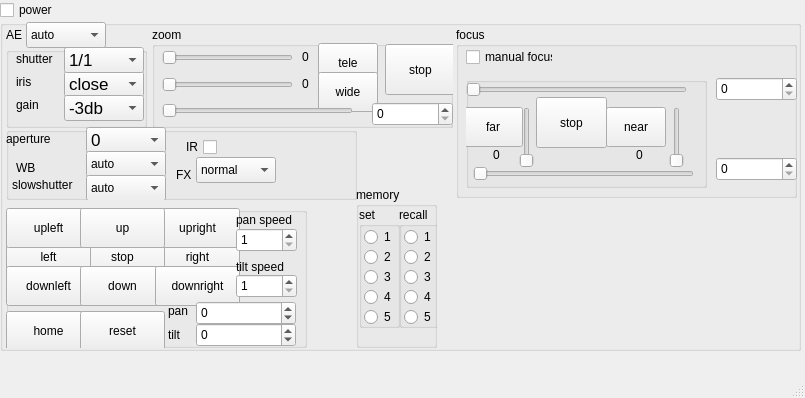
<?xml version="1.0" encoding="UTF-8"?>
<ui version="4.0">
 <class>MainWindow</class>
 <widget class="QMainWindow" name="MainWindow">
  <property name="geometry">
   <rect>
    <x>0</x>
    <y>0</y>
    <width>805</width>
    <height>398</height>
   </rect>
  </property>
  <property name="windowTitle">
   <string>MainWindow</string>
  </property>
  <widget class="QWidget" name="centralwidget">
   <widget class="QCheckBox" name="power">
    <property name="geometry">
     <rect>
      <x>0</x>
      <y>0</y>
      <width>87</width>
      <height>20</height>
     </rect>
    </property>
    <property name="text">
     <string>power</string>
    </property>
   </widget>
   <widget class="QGroupBox" name="visca_group">
    <property name="geometry">
     <rect>
      <x>0</x>
      <y>20</y>
      <width>801</width>
      <height>331</height>
     </rect>
    </property>
    <property name="title">
     <string/>
    </property>
    <widget class="QGroupBox" name="focus_group">
     <property name="geometry">
      <rect>
       <x>456</x>
       <y>7</y>
       <width>341</width>
       <height>171</height>
      </rect>
     </property>
     <property name="title">
      <string>focus</string>
     </property>
     <widget class="QSpinBox" name="focus_direct_value">
      <property name="geometry">
       <rect>
        <x>260</x>
        <y>50</y>
        <width>81</width>
        <height>24</height>
       </rect>
      </property>
      <property name="keyboardTracking">
       <bool>false</bool>
      </property>
      <property name="maximum">
       <number>54536</number>
      </property>
     </widget>
     <widget class="QGroupBox" name="focus_manual_group">
      <property name="geometry">
       <rect>
        <x>10</x>
        <y>50</y>
        <width>241</width>
        <height>111</height>
       </rect>
      </property>
      <property name="title">
       <string/>
      </property>
      <widget class="QLabel" name="focus_far_speed_label">
       <property name="geometry">
        <rect>
         <x>27</x>
         <y>70</y>
         <width>21</width>
         <height>16</height>
        </rect>
       </property>
       <property name="text">
        <string>0</string>
       </property>
      </widget>
      <widget class="QPushButton" name="focus_far">
       <property name="geometry">
        <rect>
         <x>-3</x>
         <y>30</y>
         <width>60</width>
         <height>40</height>
        </rect>
       </property>
       <property name="text">
        <string>far</string>
       </property>
      </widget>
      <widget class="QSlider" name="focus_direct">
       <property name="geometry">
        <rect>
         <x>0</x>
         <y>2</y>
         <width>221</width>
         <height>22</height>
        </rect>
       </property>
       <property name="maximum">
        <number>65536</number>
       </property>
       <property name="orientation">
        <enum>Qt::Horizontal</enum>
       </property>
      </widget>
      <widget class="QSlider" name="focus_nearlimit">
       <property name="geometry">
        <rect>
         <x>7</x>
         <y>86</y>
         <width>221</width>
         <height>22</height>
        </rect>
       </property>
       <property name="maximum">
        <number>65536</number>
       </property>
       <property name="orientation">
        <enum>Qt::Horizontal</enum>
       </property>
      </widget>
      <widget class="QSlider" name="focus_far_speed">
       <property name="geometry">
        <rect>
         <x>40</x>
         <y>30</y>
         <width>41</width>
         <height>61</height>
        </rect>
       </property>
       <property name="maximum">
        <number>7</number>
       </property>
       <property name="orientation">
        <enum>Qt::Vertical</enum>
       </property>
      </widget>
      <widget class="QPushButton" name="focus_stop">
       <property name="geometry">
        <rect>
         <x>70</x>
         <y>20</y>
         <width>71</width>
         <height>51</height>
        </rect>
       </property>
       <property name="text">
        <string>stop</string>
       </property>
      </widget>
      <widget class="QPushButton" name="focus_near">
       <property name="geometry">
        <rect>
         <x>140</x>
         <y>30</y>
         <width>60</width>
         <height>40</height>
        </rect>
       </property>
       <property name="text">
        <string>near</string>
       </property>
      </widget>
      <widget class="QLabel" name="focus_near_speed_label">
       <property name="geometry">
        <rect>
         <x>170</x>
         <y>70</y>
         <width>21</width>
         <height>16</height>
        </rect>
       </property>
       <property name="text">
        <string>0</string>
       </property>
      </widget>
      <widget class="QSlider" name="focus_near_speed">
       <property name="geometry">
        <rect>
         <x>190</x>
         <y>30</y>
         <width>41</width>
         <height>61</height>
        </rect>
       </property>
       <property name="maximum">
        <number>7</number>
       </property>
       <property name="orientation">
        <enum>Qt::Vertical</enum>
       </property>
      </widget>
     </widget>
     <widget class="QSpinBox" name="focus_nearlimit_value">
      <property name="geometry">
       <rect>
        <x>260</x>
        <y>130</y>
        <width>81</width>
        <height>24</height>
       </rect>
      </property>
      <property name="keyboardTracking">
       <bool>false</bool>
      </property>
      <property name="maximum">
       <number>54536</number>
      </property>
     </widget>
     <widget class="QCheckBox" name="focus_auto">
      <property name="geometry">
       <rect>
        <x>10</x>
        <y>20</y>
        <width>87</width>
        <height>20</height>
       </rect>
      </property>
      <property name="text">
       <string>manual focus</string>
      </property>
     </widget>
    </widget>
    <widget class="QGroupBox" name="memory_group">
     <property name="geometry">
      <rect>
       <x>356</x>
       <y>167</y>
       <width>81</width>
       <height>161</height>
      </rect>
     </property>
     <property name="title">
      <string>memory</string>
     </property>
     <widget class="QGroupBox" name="memory_recall_group">
      <property name="geometry">
       <rect>
        <x>43</x>
        <y>20</y>
        <width>41</width>
        <height>121</height>
       </rect>
      </property>
      <property name="title">
       <string>recall</string>
      </property>
      <widget class="QRadioButton" name="mem_recall_1">
       <property name="geometry">
        <rect>
         <x>5</x>
         <y>20</y>
         <width>31</width>
         <height>20</height>
        </rect>
       </property>
       <property name="text">
        <string>1</string>
       </property>
      </widget>
      <widget class="QRadioButton" name="mem_recall_2">
       <property name="geometry">
        <rect>
         <x>5</x>
         <y>40</y>
         <width>31</width>
         <height>20</height>
        </rect>
       </property>
       <property name="text">
        <string>2</string>
       </property>
      </widget>
      <widget class="QRadioButton" name="mem_recall_3">
       <property name="geometry">
        <rect>
         <x>5</x>
         <y>60</y>
         <width>31</width>
         <height>20</height>
        </rect>
       </property>
       <property name="text">
        <string>3</string>
       </property>
      </widget>
      <widget class="QRadioButton" name="mem_recall_4">
       <property name="geometry">
        <rect>
         <x>5</x>
         <y>80</y>
         <width>31</width>
         <height>20</height>
        </rect>
       </property>
       <property name="text">
        <string>4</string>
       </property>
      </widget>
      <widget class="QRadioButton" name="mem_recall_5">
       <property name="geometry">
        <rect>
         <x>5</x>
         <y>100</y>
         <width>31</width>
         <height>20</height>
        </rect>
       </property>
       <property name="text">
        <string>5</string>
       </property>
      </widget>
     </widget>
     <widget class="QGroupBox" name="memory_set_group">
      <property name="geometry">
       <rect>
        <x>3</x>
        <y>20</y>
        <width>41</width>
        <height>121</height>
       </rect>
      </property>
      <property name="title">
       <string>set</string>
      </property>
      <widget class="QRadioButton" name="mem_set_1">
       <property name="geometry">
        <rect>
         <x>5</x>
         <y>20</y>
         <width>31</width>
         <height>20</height>
        </rect>
       </property>
       <property name="text">
        <string>1</string>
       </property>
      </widget>
      <widget class="QRadioButton" name="mem_set_2">
       <property name="geometry">
        <rect>
         <x>5</x>
         <y>40</y>
         <width>31</width>
         <height>20</height>
        </rect>
       </property>
       <property name="text">
        <string>2</string>
       </property>
      </widget>
      <widget class="QRadioButton" name="mem_set_3">
       <property name="geometry">
        <rect>
         <x>5</x>
         <y>60</y>
         <width>31</width>
         <height>20</height>
        </rect>
       </property>
       <property name="text">
        <string>3</string>
       </property>
      </widget>
      <widget class="QRadioButton" name="mem_set_4">
       <property name="geometry">
        <rect>
         <x>5</x>
         <y>80</y>
         <width>31</width>
         <height>20</height>
        </rect>
       </property>
       <property name="text">
        <string>4</string>
       </property>
      </widget>
      <widget class="QRadioButton" name="mem_set_5">
       <property name="geometry">
        <rect>
         <x>5</x>
         <y>100</y>
         <width>31</width>
         <height>20</height>
        </rect>
       </property>
       <property name="text">
        <string>5</string>
       </property>
      </widget>
     </widget>
    </widget>
    <widget class="QGroupBox" name="zoom_grou">
     <property name="geometry">
      <rect>
       <x>152</x>
       <y>7</y>
       <width>301</width>
       <height>101</height>
      </rect>
     </property>
     <property name="title">
      <string>zoom</string>
     </property>
     <widget class="QSlider" name="zoom_wide_speed">
      <property name="geometry">
       <rect>
        <x>10</x>
        <y>47</y>
        <width>131</width>
        <height>22</height>
       </rect>
      </property>
      <property name="maximum">
       <number>7</number>
      </property>
      <property name="pageStep">
       <number>7</number>
      </property>
      <property name="orientation">
       <enum>Qt::Horizontal</enum>
      </property>
     </widget>
     <widget class="QSlider" name="zoom_direct">
      <property name="geometry">
       <rect>
        <x>10</x>
        <y>73</y>
        <width>191</width>
        <height>22</height>
       </rect>
      </property>
      <property name="maximum">
       <number>16384</number>
      </property>
      <property name="orientation">
       <enum>Qt::Horizontal</enum>
      </property>
     </widget>
     <widget class="QSlider" name="zoom_tele_speed">
      <property name="geometry">
       <rect>
        <x>10</x>
        <y>20</y>
        <width>131</width>
        <height>22</height>
       </rect>
      </property>
      <property name="maximum">
       <number>7</number>
      </property>
      <property name="pageStep">
       <number>7</number>
      </property>
      <property name="orientation">
       <enum>Qt::Horizontal</enum>
      </property>
     </widget>
     <widget class="QPushButton" name="zoom_tele">
      <property name="geometry">
       <rect>
        <x>166</x>
        <y>16</y>
        <width>60</width>
        <height>40</height>
       </rect>
      </property>
      <property name="text">
       <string>tele</string>
      </property>
     </widget>
     <widget class="QPushButton" name="zoom_stop">
      <property name="geometry">
       <rect>
        <x>233</x>
        <y>17</y>
        <width>71</width>
        <height>51</height>
       </rect>
      </property>
      <property name="text">
       <string>stop</string>
      </property>
     </widget>
     <widget class="QSpinBox" name="zoom_direct_value">
      <property name="geometry">
       <rect>
        <x>220</x>
        <y>75</y>
        <width>81</width>
        <height>24</height>
       </rect>
      </property>
      <property name="keyboardTracking">
       <bool>false</bool>
      </property>
      <property name="minimum">
       <number>0</number>
      </property>
      <property name="maximum">
       <number>16384</number>
      </property>
     </widget>
     <widget class="QPushButton" name="zoom_wide">
      <property name="geometry">
       <rect>
        <x>166</x>
        <y>45</y>
        <width>60</width>
        <height>40</height>
       </rect>
      </property>
      <property name="text">
       <string>wide</string>
      </property>
     </widget>
     <widget class="QLabel" name="zoom_tele_speed_label">
      <property name="geometry">
       <rect>
        <x>150</x>
        <y>22</y>
        <width>21</width>
        <height>16</height>
       </rect>
      </property>
      <property name="text">
       <string>0</string>
      </property>
     </widget>
     <widget class="QLabel" name="zoom_wide_speed_label">
      <property name="geometry">
       <rect>
        <x>150</x>
        <y>49</y>
        <width>21</width>
        <height>16</height>
       </rect>
      </property>
      <property name="text">
       <string>0</string>
      </property>
     </widget>
     <zorder>zoom_tele</zorder>
     <zorder>zoom_wide</zorder>
     <zorder>zoom_wide_speed</zorder>
     <zorder>zoom_direct</zorder>
     <zorder>zoom_tele_speed</zorder>
     <zorder>zoom_stop</zorder>
     <zorder>zoom_direct_value</zorder>
     <zorder>zoom_tele_speed_label</zorder>
     <zorder>zoom_wide_speed_label</zorder>
    </widget>
    <widget class="QGroupBox" name="AE_manual">
     <property name="geometry">
      <rect>
       <x>6</x>
       <y>27</y>
       <width>141</width>
       <height>81</height>
      </rect>
     </property>
     <property name="title">
      <string/>
     </property>
     <widget class="QComboBox" name="iris">
      <property name="geometry">
       <rect>
        <x>58</x>
        <y>24</y>
        <width>80</width>
        <height>26</height>
       </rect>
      </property>
      <property name="font">
       <font>
        <pointsize>13</pointsize>
       </font>
      </property>
      <item>
       <property name="text">
        <string>close</string>
       </property>
      </item>
      <item>
       <property name="text">
        <string>F14</string>
       </property>
      </item>
      <item>
       <property name="text">
        <string>F11</string>
       </property>
      </item>
      <item>
       <property name="text">
        <string>F9.6</string>
       </property>
      </item>
      <item>
       <property name="text">
        <string>F8</string>
       </property>
      </item>
      <item>
       <property name="text">
        <string>F6.8</string>
       </property>
      </item>
      <item>
       <property name="text">
        <string>F5.6</string>
       </property>
      </item>
      <item>
       <property name="text">
        <string>F4.8</string>
       </property>
      </item>
      <item>
       <property name="text">
        <string>F4</string>
       </property>
      </item>
      <item>
       <property name="text">
        <string>F3.4</string>
       </property>
      </item>
      <item>
       <property name="text">
        <string>F2.8</string>
       </property>
      </item>
      <item>
       <property name="text">
        <string>F2.4</string>
       </property>
      </item>
      <item>
       <property name="text">
        <string>F2</string>
       </property>
      </item>
      <item>
       <property name="text">
        <string>F1.6</string>
       </property>
      </item>
     </widget>
     <widget class="QLabel" name="iris_label">
      <property name="geometry">
       <rect>
        <x>10</x>
        <y>27</y>
        <width>21</width>
        <height>16</height>
       </rect>
      </property>
      <property name="text">
       <string>iris</string>
      </property>
     </widget>
     <widget class="QLabel" name="shutter_label">
      <property name="geometry">
       <rect>
        <x>10</x>
        <y>4</y>
        <width>51</width>
        <height>16</height>
       </rect>
      </property>
      <property name="text">
       <string>shutter</string>
      </property>
     </widget>
     <widget class="QLabel" name="gain_label">
      <property name="geometry">
       <rect>
        <x>10</x>
        <y>50</y>
        <width>31</width>
        <height>16</height>
       </rect>
      </property>
      <property name="text">
       <string>gain</string>
      </property>
     </widget>
     <widget class="QComboBox" name="shutter">
      <property name="geometry">
       <rect>
        <x>58</x>
        <y>0</y>
        <width>80</width>
        <height>26</height>
       </rect>
      </property>
      <property name="font">
       <font>
        <pointsize>13</pointsize>
       </font>
      </property>
      <item>
       <property name="text">
        <string>1/1</string>
       </property>
      </item>
      <item>
       <property name="text">
        <string>1/2</string>
       </property>
      </item>
      <item>
       <property name="text">
        <string>1/3</string>
       </property>
      </item>
      <item>
       <property name="text">
        <string>1/6</string>
       </property>
      </item>
      <item>
       <property name="text">
        <string>1/12</string>
       </property>
      </item>
      <item>
       <property name="text">
        <string>1/25</string>
       </property>
      </item>
      <item>
       <property name="text">
        <string>1/50</string>
       </property>
      </item>
      <item>
       <property name="text">
        <string>1/75</string>
       </property>
      </item>
      <item>
       <property name="text">
        <string>1/100</string>
       </property>
      </item>
      <item>
       <property name="text">
        <string>1/120</string>
       </property>
      </item>
      <item>
       <property name="text">
        <string>1/150</string>
       </property>
      </item>
      <item>
       <property name="text">
        <string>1/215</string>
       </property>
      </item>
      <item>
       <property name="text">
        <string>1/300</string>
       </property>
      </item>
      <item>
       <property name="text">
        <string>1/425</string>
       </property>
      </item>
      <item>
       <property name="text">
        <string>1/600</string>
       </property>
      </item>
      <item>
       <property name="text">
        <string>1/1000</string>
       </property>
      </item>
      <item>
       <property name="text">
        <string>1/1250</string>
       </property>
      </item>
      <item>
       <property name="text">
        <string>1/1750</string>
       </property>
      </item>
      <item>
       <property name="text">
        <string>1/2500</string>
       </property>
      </item>
      <item>
       <property name="text">
        <string>1/3500</string>
       </property>
      </item>
      <item>
       <property name="text">
        <string>1/6000</string>
       </property>
      </item>
      <item>
       <property name="text">
        <string>1/10000</string>
       </property>
      </item>
     </widget>
     <widget class="QComboBox" name="gain">
      <property name="geometry">
       <rect>
        <x>58</x>
        <y>48</y>
        <width>80</width>
        <height>26</height>
       </rect>
      </property>
      <property name="font">
       <font>
        <pointsize>13</pointsize>
       </font>
      </property>
      <item>
       <property name="text">
        <string>-3db</string>
       </property>
      </item>
      <item>
       <property name="text">
        <string>0db</string>
       </property>
      </item>
      <item>
       <property name="text">
        <string>2db</string>
       </property>
      </item>
      <item>
       <property name="text">
        <string>4db</string>
       </property>
      </item>
      <item>
       <property name="text">
        <string>6db</string>
       </property>
      </item>
      <item>
       <property name="text">
        <string>8db</string>
       </property>
      </item>
      <item>
       <property name="text">
        <string>10db</string>
       </property>
      </item>
      <item>
       <property name="text">
        <string>12db</string>
       </property>
      </item>
      <item>
       <property name="text">
        <string>14db</string>
       </property>
      </item>
      <item>
       <property name="text">
        <string>16db</string>
       </property>
      </item>
      <item>
       <property name="text">
        <string>18db</string>
       </property>
      </item>
      <item>
       <property name="text">
        <string>20db</string>
       </property>
      </item>
      <item>
       <property name="text">
        <string>22db</string>
       </property>
      </item>
      <item>
       <property name="text">
        <string>24db</string>
       </property>
      </item>
      <item>
       <property name="text">
        <string>26db</string>
       </property>
      </item>
      <item>
       <property name="text">
        <string>28db</string>
       </property>
      </item>
     </widget>
    </widget>
    <widget class="QLabel" name="AE_label">
     <property name="geometry">
      <rect>
       <x>6</x>
       <y>7</y>
       <width>31</width>
       <height>16</height>
      </rect>
     </property>
     <property name="text">
      <string>AE</string>
     </property>
    </widget>
    <widget class="QComboBox" name="AE">
     <property name="geometry">
      <rect>
       <x>26</x>
       <y>2</y>
       <width>80</width>
       <height>26</height>
      </rect>
     </property>
     <item>
      <property name="text">
       <string>auto</string>
      </property>
     </item>
     <item>
      <property name="text">
       <string>manual</string>
      </property>
     </item>
     <item>
      <property name="text">
       <string>shutter</string>
      </property>
     </item>
     <item>
      <property name="text">
       <string>iris</string>
      </property>
     </item>
    </widget>
    <widget class="QGroupBox" name="pt_group">
     <property name="geometry">
      <rect>
       <x>6</x>
       <y>187</y>
       <width>301</width>
       <height>141</height>
      </rect>
     </property>
     <property name="title">
      <string/>
     </property>
     <widget class="QPushButton" name="right">
      <property name="geometry">
       <rect>
        <x>149</x>
        <y>30</y>
        <width>85</width>
        <height>40</height>
       </rect>
      </property>
      <property name="text">
       <string>right</string>
      </property>
     </widget>
     <widget class="QPushButton" name="stop">
      <property name="geometry">
       <rect>
        <x>74</x>
        <y>30</y>
        <width>85</width>
        <height>40</height>
       </rect>
      </property>
      <property name="text">
       <string>stop</string>
      </property>
     </widget>
     <widget class="QPushButton" name="left">
      <property name="geometry">
       <rect>
        <x>0</x>
        <y>30</y>
        <width>85</width>
        <height>40</height>
       </rect>
      </property>
      <property name="text">
       <string>left</string>
      </property>
     </widget>
     <widget class="QPushButton" name="upleft">
      <property name="geometry">
       <rect>
        <x>0</x>
        <y>1</y>
        <width>85</width>
        <height>40</height>
       </rect>
      </property>
      <property name="text">
       <string>upleft</string>
      </property>
     </widget>
     <widget class="QPushButton" name="upright">
      <property name="geometry">
       <rect>
        <x>149</x>
        <y>1</y>
        <width>85</width>
        <height>40</height>
       </rect>
      </property>
      <property name="text">
       <string>upright</string>
      </property>
     </widget>
     <widget class="QPushButton" name="up">
      <property name="geometry">
       <rect>
        <x>74</x>
        <y>1</y>
        <width>85</width>
        <height>40</height>
       </rect>
      </property>
      <property name="text">
       <string>up</string>
      </property>
     </widget>
     <widget class="QPushButton" name="downleft">
      <property name="geometry">
       <rect>
        <x>0</x>
        <y>59</y>
        <width>85</width>
        <height>40</height>
       </rect>
      </property>
      <property name="text">
       <string>downleft</string>
      </property>
     </widget>
     <widget class="QPushButton" name="down">
      <property name="geometry">
       <rect>
        <x>74</x>
        <y>59</y>
        <width>85</width>
        <height>40</height>
       </rect>
      </property>
      <property name="text">
       <string>down</string>
      </property>
     </widget>
     <widget class="QPushButton" name="downright">
      <property name="geometry">
       <rect>
        <x>149</x>
        <y>59</y>
        <width>85</width>
        <height>40</height>
       </rect>
      </property>
      <property name="text">
       <string>downright</string>
      </property>
     </widget>
     <widget class="QSpinBox" name="pan_speed">
      <property name="geometry">
       <rect>
        <x>230</x>
        <y>21</y>
        <width>61</width>
        <height>24</height>
       </rect>
      </property>
      <property name="keyboardTracking">
       <bool>false</bool>
      </property>
      <property name="minimum">
       <number>1</number>
      </property>
      <property name="maximum">
       <number>18</number>
      </property>
     </widget>
     <widget class="QSpinBox" name="tilt_speed">
      <property name="geometry">
       <rect>
        <x>230</x>
        <y>67</y>
        <width>61</width>
        <height>24</height>
       </rect>
      </property>
      <property name="keyboardTracking">
       <bool>false</bool>
      </property>
      <property name="minimum">
       <number>1</number>
      </property>
      <property name="maximum">
       <number>17</number>
      </property>
     </widget>
     <widget class="QLabel" name="pan_speed_label">
      <property name="geometry">
       <rect>
        <x>230</x>
        <y>5</y>
        <width>71</width>
        <height>16</height>
       </rect>
      </property>
      <property name="text">
       <string>pan speed</string>
      </property>
     </widget>
     <widget class="QLabel" name="tilt_speed_label">
      <property name="geometry">
       <rect>
        <x>230</x>
        <y>52</y>
        <width>71</width>
        <height>16</height>
       </rect>
      </property>
      <property name="text">
       <string>tilt speed</string>
      </property>
     </widget>
     <widget class="QPushButton" name="home">
      <property name="geometry">
       <rect>
        <x>0</x>
        <y>104</y>
        <width>85</width>
        <height>40</height>
       </rect>
      </property>
      <property name="text">
       <string>home</string>
      </property>
     </widget>
     <widget class="QPushButton" name="reset">
      <property name="geometry">
       <rect>
        <x>74</x>
        <y>104</y>
        <width>85</width>
        <height>40</height>
       </rect>
      </property>
      <property name="text">
       <string>reset</string>
      </property>
     </widget>
     <widget class="QSpinBox" name="pan">
      <property name="geometry">
       <rect>
        <x>190</x>
        <y>94</y>
        <width>100</width>
        <height>24</height>
       </rect>
      </property>
      <property name="keyboardTracking">
       <bool>false</bool>
      </property>
      <property name="minimum">
       <number>-999999</number>
      </property>
      <property name="maximum">
       <number>999999</number>
      </property>
     </widget>
     <widget class="QSpinBox" name="tilt">
      <property name="geometry">
       <rect>
        <x>190</x>
        <y>116</y>
        <width>100</width>
        <height>24</height>
       </rect>
      </property>
      <property name="keyboardTracking">
       <bool>false</bool>
      </property>
      <property name="minimum">
       <number>-999999</number>
      </property>
      <property name="maximum">
       <number>999999</number>
      </property>
     </widget>
     <widget class="QLabel" name="pan_speed_label_2">
      <property name="geometry">
       <rect>
        <x>162</x>
        <y>96</y>
        <width>31</width>
        <height>16</height>
       </rect>
      </property>
      <property name="text">
       <string>pan</string>
      </property>
     </widget>
     <widget class="QLabel" name="pan_speed_label_3">
      <property name="geometry">
       <rect>
        <x>162</x>
        <y>120</y>
        <width>31</width>
        <height>16</height>
       </rect>
      </property>
      <property name="text">
       <string>tilt</string>
      </property>
     </widget>
    </widget>
    <widget class="QGroupBox" name="AE_manual_2">
     <property name="geometry">
      <rect>
       <x>6</x>
       <y>107</y>
       <width>351</width>
       <height>73</height>
      </rect>
     </property>
     <property name="title">
      <string/>
     </property>
     <widget class="QLabel" name="aperture_label">
      <property name="geometry">
       <rect>
        <x>0</x>
        <y>4</y>
        <width>61</width>
        <height>16</height>
       </rect>
      </property>
      <property name="text">
       <string>aperture</string>
      </property>
     </widget>
     <widget class="QComboBox" name="aperture">
      <property name="geometry">
       <rect>
        <x>80</x>
        <y>0</y>
        <width>80</width>
        <height>26</height>
       </rect>
      </property>
      <property name="font">
       <font>
        <pointsize>13</pointsize>
       </font>
      </property>
      <item>
       <property name="text">
        <string>0</string>
       </property>
      </item>
      <item>
       <property name="text">
        <string>1</string>
       </property>
      </item>
      <item>
       <property name="text">
        <string>2</string>
       </property>
      </item>
      <item>
       <property name="text">
        <string>3</string>
       </property>
      </item>
      <item>
       <property name="text">
        <string>4</string>
       </property>
      </item>
      <item>
       <property name="text">
        <string>5</string>
       </property>
      </item>
      <item>
       <property name="text">
        <string>6</string>
       </property>
      </item>
      <item>
       <property name="text">
        <string>7</string>
       </property>
      </item>
      <item>
       <property name="text">
        <string>8</string>
       </property>
      </item>
      <item>
       <property name="text">
        <string>9</string>
       </property>
      </item>
      <item>
       <property name="text">
        <string>10</string>
       </property>
      </item>
      <item>
       <property name="text">
        <string>11</string>
       </property>
      </item>
      <item>
       <property name="text">
        <string>12</string>
       </property>
      </item>
      <item>
       <property name="text">
        <string>13</string>
       </property>
      </item>
      <item>
       <property name="text">
        <string>14</string>
       </property>
      </item>
      <item>
       <property name="text">
        <string>15</string>
       </property>
      </item>
     </widget>
     <widget class="QComboBox" name="WB">
      <property name="geometry">
       <rect>
        <x>80</x>
        <y>24</y>
        <width>80</width>
        <height>26</height>
       </rect>
      </property>
      <item>
       <property name="text">
        <string>auto</string>
       </property>
      </item>
      <item>
       <property name="text">
        <string>indoor</string>
       </property>
      </item>
      <item>
       <property name="text">
        <string>outdoor</string>
       </property>
      </item>
     </widget>
     <widget class="QLabel" name="WB_label">
      <property name="geometry">
       <rect>
        <x>10</x>
        <y>33</y>
        <width>31</width>
        <height>16</height>
       </rect>
      </property>
      <property name="text">
       <string>WB</string>
      </property>
     </widget>
     <widget class="QComboBox" name="slowshutter">
      <property name="geometry">
       <rect>
        <x>80</x>
        <y>48</y>
        <width>80</width>
        <height>26</height>
       </rect>
      </property>
      <item>
       <property name="text">
        <string>auto</string>
       </property>
      </item>
      <item>
       <property name="text">
        <string>manual</string>
       </property>
      </item>
     </widget>
     <widget class="QLabel" name="WB_label_3">
      <property name="geometry">
       <rect>
        <x>6</x>
        <y>47</y>
        <width>81</width>
        <height>21</height>
       </rect>
      </property>
      <property name="text">
       <string>slowshutter</string>
      </property>
     </widget>
     <widget class="QComboBox" name="FX">
      <property name="geometry">
       <rect>
        <x>190</x>
        <y>30</y>
        <width>80</width>
        <height>26</height>
       </rect>
      </property>
      <item>
       <property name="text">
        <string>normal</string>
       </property>
      </item>
      <item>
       <property name="text">
        <string>negart</string>
       </property>
      </item>
      <item>
       <property name="text">
        <string>BW</string>
       </property>
      </item>
     </widget>
     <widget class="QLabel" name="WB_label_2">
      <property name="geometry">
       <rect>
        <x>170</x>
        <y>40</y>
        <width>31</width>
        <height>16</height>
       </rect>
      </property>
      <property name="text">
       <string>FX</string>
      </property>
     </widget>
     <widget class="QCheckBox" name="IR">
      <property name="geometry">
       <rect>
        <x>170</x>
        <y>10</y>
        <width>41</width>
        <height>20</height>
       </rect>
      </property>
      <property name="layoutDirection">
       <enum>Qt::RightToLeft</enum>
      </property>
      <property name="text">
       <string>IR</string>
      </property>
     </widget>
    </widget>
   </widget>
  </widget>
  <widget class="QMenuBar" name="menubar">
   <property name="geometry">
    <rect>
     <x>0</x>
     <y>0</y>
     <width>805</width>
     <height>22</height>
    </rect>
   </property>
  </widget>
  <widget class="QStatusBar" name="statusbar"/>
 </widget>
 <resources/>
 <connections>
  <connection>
   <sender>zoom_direct</sender>
   <signal>valueChanged(int)</signal>
   <receiver>zoom_direct_value</receiver>
   <slot>setValue(int)</slot>
   <hints>
    <hint type="sourcelabel">
     <x>150</x>
     <y>69</y>
    </hint>
    <hint type="destinationlabel">
     <x>250</x>
     <y>120</y>
    </hint>
   </hints>
  </connection>
  <connection>
   <sender>focus_direct_value</sender>
   <signal>valueChanged(int)</signal>
   <receiver>focus_direct</receiver>
   <slot>setValue(int)</slot>
   <hints>
    <hint type="sourcelabel">
     <x>560</x>
     <y>121</y>
    </hint>
    <hint type="destinationlabel">
     <x>460</x>
     <y>70</y>
    </hint>
   </hints>
  </connection>
  <connection>
   <sender>zoom_direct_value</sender>
   <signal>valueChanged(int)</signal>
   <receiver>zoom_direct</receiver>
   <slot>setValue(int)</slot>
   <hints>
    <hint type="sourcelabel">
     <x>250</x>
     <y>120</y>
    </hint>
    <hint type="destinationlabel">
     <x>150</x>
     <y>69</y>
    </hint>
   </hints>
  </connection>
  <connection>
   <sender>zoom_tele_speed</sender>
   <signal>valueChanged(int)</signal>
   <receiver>zoom_tele_speed_label</receiver>
   <slot>setNum(int)</slot>
   <hints>
    <hint type="sourcelabel">
     <x>50</x>
     <y>119</y>
    </hint>
    <hint type="destinationlabel">
     <x>55</x>
     <y>126</y>
    </hint>
   </hints>
  </connection>
  <connection>
   <sender>zoom_wide_speed</sender>
   <signal>valueChanged(int)</signal>
   <receiver>zoom_wide_speed_label</receiver>
   <slot>setNum(int)</slot>
   <hints>
    <hint type="sourcelabel">
     <x>135</x>
     <y>96</y>
    </hint>
    <hint type="destinationlabel">
     <x>215</x>
     <y>95</y>
    </hint>
   </hints>
  </connection>
  <connection>
   <sender>focus_nearlimit</sender>
   <signal>valueChanged(int)</signal>
   <receiver>focus_nearlimit_value</receiver>
   <slot>setValue(int)</slot>
   <hints>
    <hint type="sourcelabel">
     <x>460</x>
     <y>146</y>
    </hint>
    <hint type="destinationlabel">
     <x>510</x>
     <y>91</y>
    </hint>
   </hints>
  </connection>
  <connection>
   <sender>focus_nearlimit_value</sender>
   <signal>valueChanged(int)</signal>
   <receiver>focus_nearlimit</receiver>
   <slot>setValue(int)</slot>
   <hints>
    <hint type="sourcelabel">
     <x>510</x>
     <y>91</y>
    </hint>
    <hint type="destinationlabel">
     <x>460</x>
     <y>146</y>
    </hint>
   </hints>
  </connection>
  <connection>
   <sender>focus_direct</sender>
   <signal>valueChanged(int)</signal>
   <receiver>focus_direct_value</receiver>
   <slot>setValue(int)</slot>
   <hints>
    <hint type="sourcelabel">
     <x>435</x>
     <y>174</y>
    </hint>
    <hint type="destinationlabel">
     <x>615</x>
     <y>173</y>
    </hint>
   </hints>
  </connection>
  <connection>
   <sender>focus_auto</sender>
   <signal>toggled(bool)</signal>
   <receiver>focus_manual_group</receiver>
   <slot>setVisible(bool)</slot>
   <hints>
    <hint type="sourcelabel">
     <x>509</x>
     <y>78</y>
    </hint>
    <hint type="destinationlabel">
     <x>586</x>
     <y>154</y>
    </hint>
   </hints>
  </connection>
 </connections>
</ui>
